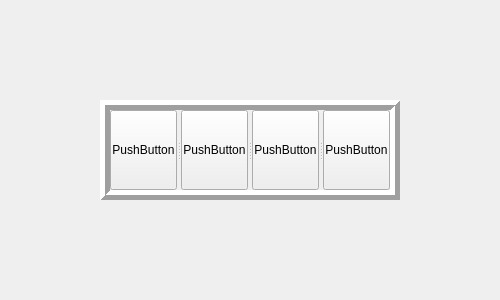
<?xml version="1.0" encoding="UTF-8"?>
<ui version="4.0">
 <class>MyWidget</class>
 <widget class="QWidget" name="MyWidget">
  <property name="enabled">
   <bool>true</bool>
  </property>
  <property name="geometry">
   <rect>
    <x>0</x>
    <y>0</y>
    <width>500</width>
    <height>300</height>
   </rect>
  </property>
  <property name="windowTitle">
   <string>MyWidget</string>
  </property>
  <widget class="QSplitter" name="splitter">
   <property name="geometry">
    <rect>
     <x>100</x>
     <y>100</y>
     <width>300</width>
     <height>100</height>
    </rect>
   </property>
   <property name="minimumSize">
    <size>
     <width>0</width>
     <height>100</height>
    </size>
   </property>
   <property name="frameShape">
    <enum>QFrame::Box</enum>
   </property>
   <property name="frameShadow">
    <enum>QFrame::Raised</enum>
   </property>
   <property name="lineWidth">
    <number>5</number>
   </property>
   <property name="orientation">
    <enum>Qt::Horizontal</enum>
   </property>
   <widget class="QPushButton" name="pushButton_4">
    <property name="text">
     <string>PushButton</string>
    </property>
   </widget>
   <widget class="QPushButton" name="pushButton_2">
    <property name="text">
     <string>PushButton</string>
    </property>
   </widget>
   <widget class="QPushButton" name="pushButton">
    <property name="text">
     <string>PushButton</string>
    </property>
   </widget>
   <widget class="QPushButton" name="pushButton_3">
    <property name="text">
     <string>PushButton</string>
    </property>
   </widget>
  </widget>
 </widget>
 <resources/>
 <connections/>
</ui>
